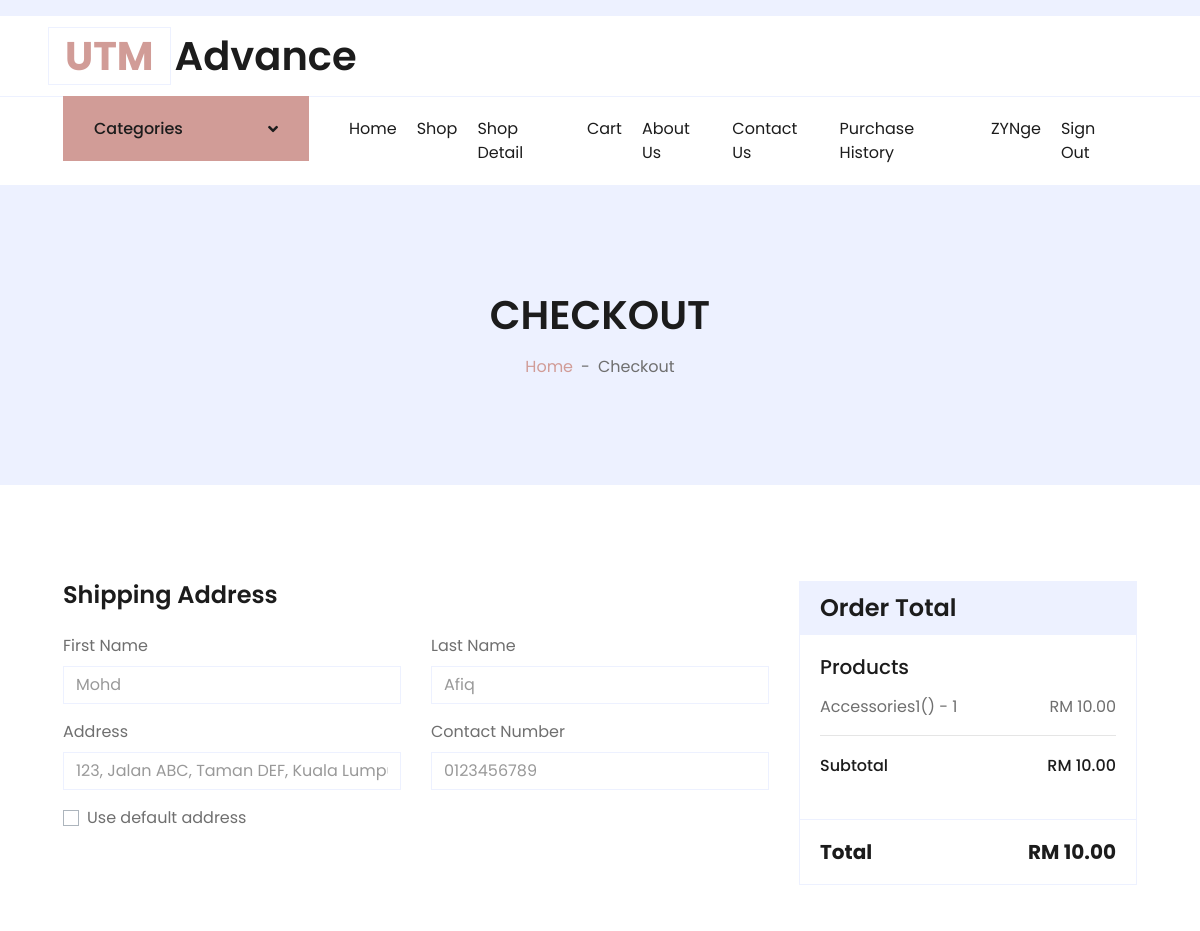
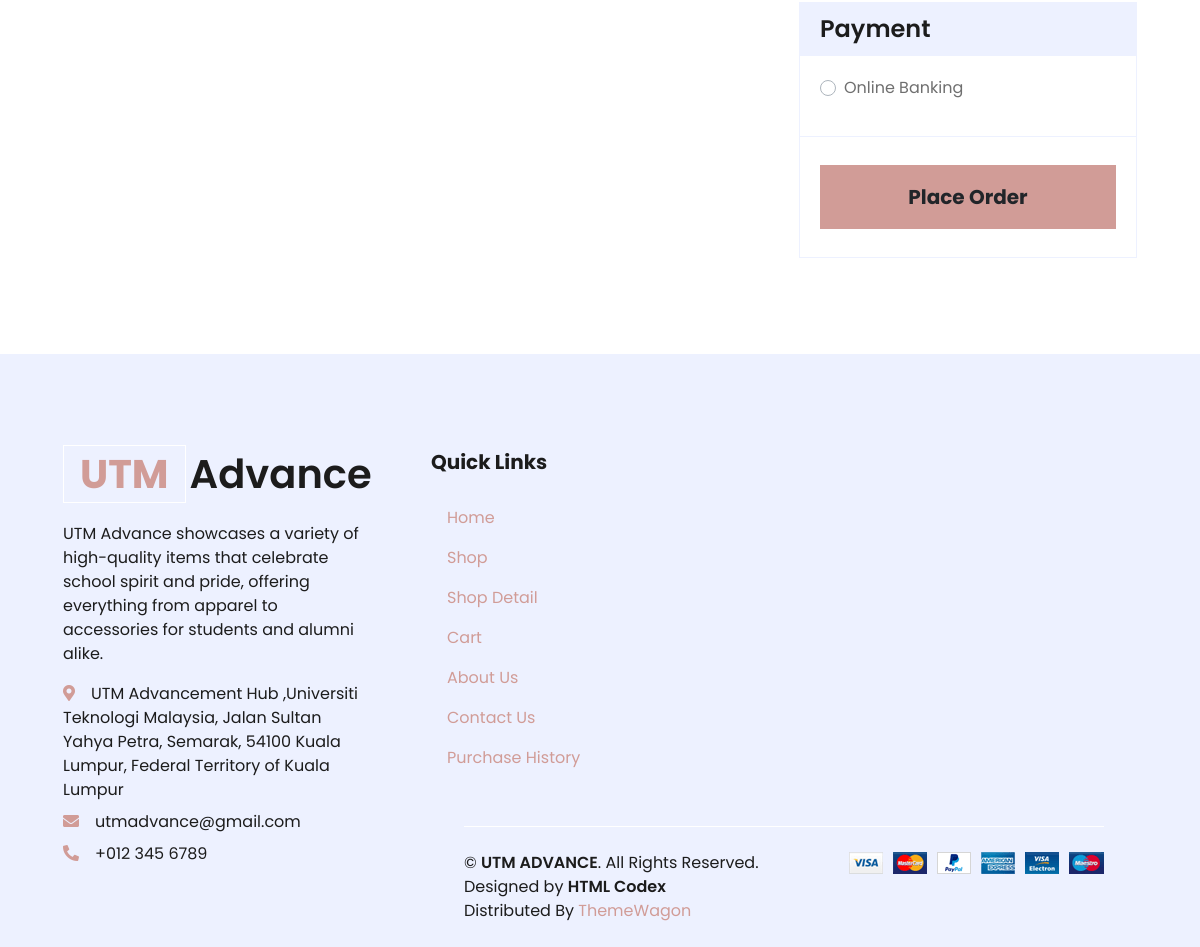
The app's page /CG/checkout.php (signed in) with its own data (2 pictures, top to bottom).
### tables this page shows
CREATE TABLE `cart` (
  `CartID` int NOT NULL,
  `Email` varchar(50) DEFAULT NULL,
  `ProductID` int DEFAULT NULL,
  `Size` varchar(10) DEFAULT NULL,
  `Quantity` int DEFAULT '1',
  `AddedDate` datetime DEFAULT CURRENT_TIMESTAMP
);

CREATE TABLE `product` (
  `ProductID` int NOT NULL,
  `ProductName` varchar(255) NOT NULL,
  `Price` decimal(10,2) NOT NULL,
  `Category` varchar(100) NOT NULL,
  `StockQuantity` int NOT NULL,
  `Status` varchar(50) NOT NULL,
  `Image` varchar(255) DEFAULT NULL
);

### CG/checkout.php (the view, shortened to what this page needs)
<!DOCTYPE html>
<html lang="en">
<head>
    <link href="https://cdnjs.cloudflare.com/ajax/libs/font-awesome/5.10.0/css/all.min.css" rel="stylesheet">
    <link href="lib/owlcarousel/assets/owl.carousel.min.css" rel="stylesheet">
    <link href="css/style.css" rel="stylesheet">
</head>
<body>
   <div class="container-fluid">
        <div class="row bg-secondary py-2 px-xl-5">
			</div>
        </div>
        <div class="row align-items-center py-3 px-xl-5">
            <div class="col-lg-3 d-none d-lg-block">
                <a href="" class="text-decoration-none">
                    <h1 class="m-0 display-5 font-weight-semi-bold"><span class="text-primary font-weight-bold border px-3 mr-1">UTM</span>Advance</h1>
                </a>
            </div>
        </div>
    <div class="container-fluid">
        <div class="row border-top px-xl-5">
            <div class="col-lg-3 d-none d-lg-block">
                <a class="btn shadow-none d-flex align-items-center justify-content-between bg-primary text-white w-100" data-toggle="collapse" href="#navbar-vertical" style="height: 65px; margin-top: -1px; padding: 0 30px;">
                    <h6 class="m-0">Categories</h6>
                    <i class="fa fa-angle-down text-dark"></i>
                </a>
            </div>
            <div class="col-lg-9">
                <nav class="navbar navbar-expand-lg bg-light navbar-light py-3 py-lg-0 px-0">
                    <div class="collapse navbar-collapse justify-content-between" id="navbarCollapse">
                        <div class="navbar-nav mr-auto py-0">
                            <a href="../index.php" class="nav-item nav-link">Home</a>
                            <a href="mainpage.php" class="nav-item nav-link">Shop</a>
                            <a href="detail.php" class="nav-item nav-link">Shop Detail</a>
                            <a href="cart.php" class="nav-item nav-link">Cart</a>
							<a href="about.php" class="nav-item nav-link">About Us</a>
                            <a href="contact.php" class="nav-item nav-link">Contact Us</a>
							<a href="Viewhistoryorder.php" class="nav-item nav-link">Purchase History</a>
                        </div>
                        <div class="navbar-nav ml-auto py-0">
                            <?php if(isset($_SESSION['username'])): ?>
                                <a href="<?php
											if ($_SESSION['role'] === 'customer') {
												echo '../AS/Profile.php';
											} elseif ($_SESSION['role'] === 'staff' || $_SESSION['role'] === 'admin') {
												echo '../AS/index.php';
											}?>" class="nav-item nav-link"><?php echo htmlspecialchars($_SESSION['username']); ?></a>
                                <a href="../Function/Signout.php" class="nav-item nav-link">Sign Out</a>
                            <?php else: ?>
                                <a href="../CG/Signinform.php" class="nav-item nav-link">Sign In</a>
                                <a href="../CG/Signupform.html" class="nav-item nav-link">Sign Up</a>
                            <?php endif; ?>
                        </div>
                    </div>
                </nav>
            </div>
        </div>
    </div>
    <div class="container-fluid bg-secondary mb-5">
        <div class="d-flex flex-column align-items-center justify-content-center" style="min-height: 300px">
            <h1 class="font-weight-semi-bold text-uppercase mb-3">Checkout</h1>
            <div class="d-inline-flex">
                <p class="m-0"><a href="../index.php">Home</a></p>
                <p class="m-0 px-2">-</p>
                <p class="m-0">Checkout</p>
            </div>
        </div>
    </div>
    <div class="container-fluid pt-5">
        <div class="row px-xl-5">
            <div class="col-lg-8">
                <div class="mb-4">
                    <h4 class="font-weight-semi-bold mb-4">Shipping Address</h4>
                    <div class="row">
                        <div class="col-md-6 form-group">
                            <label>First Name</label>
                            <input class="form-control" type="text" id="firstName" placeholder="Mohd" required>
                        </div>
                        <div class="col-md-6 form-group">
                            <label>Last Name</label>
                            <input class="form-control" type="text" id="lastName" placeholder="Afiq" required>
                        </div>
                        <div class="col-md-6 form-group">
                            <label>Address</label>
                            <input class="form-control" type="text" id="address" placeholder="123, Jalan ABC, Taman DEF, Kuala Lumpur" required>
                        </div>
						<div class="col-md-6 form-group">
                            <label>Contact Number</label>
                            <input class="form-control" type="number" id="contact" placeholder="0123456789" required>
                        </div>
                        <div class="col-md-12 form-group">
                            <div class="custom-control custom-checkbox">
                                <label class="custom-control-label" for="shipto">Use default address</label>
                            </div>
                        </div>
                    </div>
                </div>
            </div>
            <div class="col-lg-4">
                <div class="card border-secondary mb-5">
                    <div class="card-header bg-secondary border-0">
                        <h4 class="font-weight-semi-bold m-0">Order Total</h4>
                    </div>
                    <div class="card-body">
                        <h5 class="font-weight-medium mb-3">Products</h5>
						<?php
						require '../Function/config.php';
						$email = $_SESSION['email'];
						$subtotal = 0;
						$sql = "SELECT p.ProductName, p.Price, c.Quantity , c.Size
								FROM cart c
								JOIN product p ON c.ProductID = p.ProductID
								WHERE c.Email = ?";
						$stmt = $con->prepare($sql);
						$stmt->bind_param('s', $email);
						$stmt->execute();
						$result = $stmt->get_result();
						if($result->num_rows > 0){
							while($row = $result->fetch_assoc()){
								$itemTotal = $row['Quantity'] * $row['Price'];
								$subtotal += $itemTotal;
								echo '<div class="d-flex justify-content-between">
									<p>' . htmlspecialchars($row['ProductName']) . '(' . htmlspecialchars($row['Size']) . ') - ' . $row['Quantity'] . '</p>
									<p>RM ' . number_format($itemTotal, 2) . '</p>
									</div>';
							}
						} else {
							echo '<div class = "d-flex justify-content-between">
									<p>Your cart is empty.</p>
								  </div>';
						}
						echo '<hr class="mt-0">
							  <div class = "d-flex justify-content-between mb-3 pt-1">
									<h6 class="font-weight-medium">Subtotal</h6>
									<h6 class="font-weight-medium">RM '. number_format($subtotal, 2) .'</h6>
							  </div>';
						$total = $subtotal;
						?>
                    </div>
                    <div class="card-footer border-secondary bg-transparent">
                        <div class="d-flex justify-content-between mt-2">
                            <h5 class="font-weight-bold">Total</h5>
                            <h5 class="font-weight-bold">RM <?php echo number_format($total, 2); ?></h5>
                        </div>
                    </div>
                </div>
                <div class="card border-secondary mb-5">
                    <div class="card-header bg-secondary border-0">
                        <h4 class="font-weight-semi-bold m-0">Payment</h4>
                    </div>
					<form action="../Function/processorder.php" method="POST" onsubmit = "return populatePaymentDetails()">
                    <div class="card-body">
						<div class="form-group">
							<div class="custom-control custom-radio">
								<label class="custom-control-label" for="onlinebanking">Online Banking</label>
							</div>
						</div>
                    </div>
                    <div class="card-footer border-secondary bg-transparent">
                        <button type = "submit" class="btn btn-lg btn-block btn-primary font-weight-bold my-3 py-3">Place Order</button>
                    </div>
					</form>
                </div>
            </div>
        </div>
    </div>
    <div class="container-fluid bg-secondary text-dark mt-5 pt-5">
        <div class="row px-xl-5 pt-5">
            <div class="col-lg-4 col-md-12 mb-5 pr-3 pr-xl-5">
                <a href="" class="text-decoration-none">
                    <h1 class="mb-4 display-5 font-weight-semi-bold"><span class="text-primary font-weight-bold border border-white px-3 mr-1">UTM</span>Advance</h1>
                </a>
                <p>UTM Advance showcases a variety of high-quality items that celebrate school spirit and pride, offering everything from apparel to accessories for students and alumni alike.</p>
                <p class="mb-2"><i class="fa fa-map-marker-alt text-primary mr-3"></i>UTM Advancement Hub ,Universiti Teknologi Malaysia, Jalan Sultan Yahya Petra, Semarak, 54100 Kuala Lumpur, Federal Territory of Kuala Lumpur</p>
                <p class="mb-2"><i class="fa fa-envelope text-primary mr-3"></i>utmadvance@gmail.com</p>
                <p class="mb-0"><i class="fa fa-phone-alt text-primary mr-3"></i>+012 345 6789</p>
            </div>
            <div class="col-lg-8 col-md-12">
                <div class="row">
                    <div class="col-md-4 mb-5">
                        <h5 class="font-weight-bold text-dark mb-4">Quick Links</h5>
                        <div class="d-flex flex-column justify-content-start">
                            <a href="../index.php" class="nav-item nav-link">Home</a>
                            <a href="mainpage.php" class="nav-item nav-link">Shop</a>
                            <a href="detail.php" class="nav-item nav-link">Shop Detail</a>
                            <a href="cart.php" class="nav-item nav-link">Cart</a>
							<a href="about.php" class="nav-item nav-link">About Us</a>
                            <a href="contact.php" class="nav-item nav-link">Contact Us</a>
							<a href="Viewhistoryorder.php" class="nav-item nav-link">Purchase History</a>
                        </div>
                    </div>
        <div class="row border-top border-light mx-xl-5 py-4">
            <div class="col-md-6 px-xl-0">
                <p class="mb-md-0 text-center text-md-left text-dark">
                    &copy; <a class="text-dark font-weight-semi-bold" href="#">UTM ADVANCE</a>. All Rights Reserved. Designed
                    by
                    <a class="text-dark font-weight-semi-bold" href="https://htmlcodex.com">HTML Codex</a><br>
                    Distributed By <a href="https://themewagon.com" target="_blank">ThemeWagon</a>
                </p>
            </div>
            <div class="col-md-6 px-xl-0 text-center text-md-right">
                <img class="img-fluid" src="img/payments.png" alt="">
            </div>
        </div>
    </div>
</body>
</html>

### records on screen
cart: ProductID.ProductName "Accessories1", Quantity "1", ProductID.Price "10.00"

### other values on screen
$_SESSION['username'] "ZYNge"
$subtotal "10.00"
$total "10.00"
